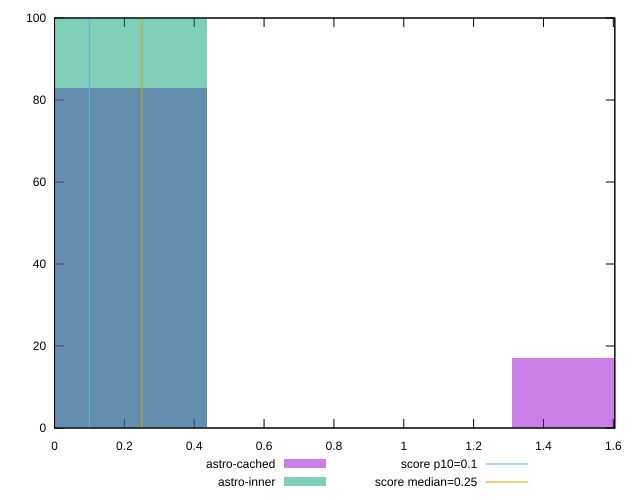

Write the gnuplot code that produced this figure.
reset

$astroCached <<EOF
0 83
1.7460861091351991 17
EOF

$astroInner <<EOF
0 100
EOF

set key outside below
set boxwidth 0.8730430545675996
set xrange [0:1.6043238449096682]
set yrange [0:100]
set trange [0:100]
set style fill transparent solid 0.5 noborder

set parametric
set terminal svg size 640, 500 enhanced background rgb 'white'
set output "reports/report_00033_2021-03-01T14-23-16.841Z/cumulative-layout-shift/comparison/histogram/1_vs_2.svg"

plot $astroCached title "astro-cached" with boxes, \
     $astroInner title "astro-inner" with boxes, \
     0.1,t title "score p10=0.1", \
     0.25,t title "score median=0.25"

reset
